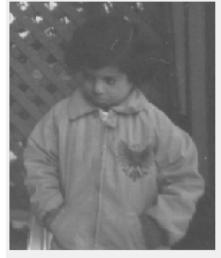
#> input picture dip/pout-dark.jpg, 221 x 258 px
$ python ud_histeq.py
#> lines starting #> are read from the running program, lines starting #| are printed output that depends on the picture
import cv2
import matplotlib.pyplot as plt

def hist_eq(img):
    # Create a CLAHE object for histogram equalization
    clahe = cv2.createCLAHE(clipLimit=2.0, tileGridSize=(8,8))

    # Apply histogram equalization to the input image
    equalized_img = clahe.apply(img)

    return equalized_img

# Load the input image
img = cv2.imread('pout-dark.jpg', 0)
#> img is the input picture: shape (258, 221); min 70, max 255, mean 123.5

# Perform histogram equalization
equalized_img = hist_eq(img)
#> in hist_eq, `equalized_img = clahe.apply(img)`:
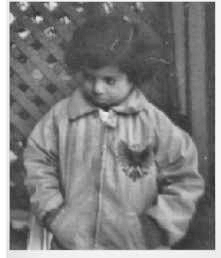
#> equalized_img: shape (258, 221); min 47, max 255, mean 128.8

# Display the input and equalized images
plt.subplot(1,2,1)
plt.imshow(img, cmap='gray')
plt.title('Input Image')
plt.xticks([]), plt.yticks([])

plt.subplot(1,2,2)
plt.imshow(equalized_img, cmap='gray')
plt.title('Equalized Image')
plt.xticks([]), plt.yticks([])

plt.show()
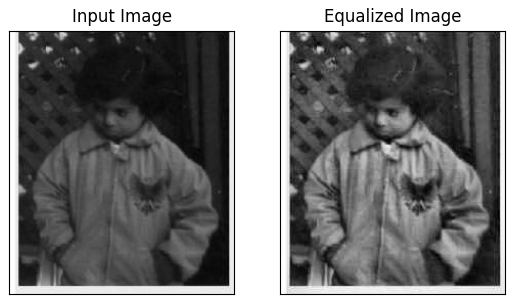
#> figure drawn by matplotlib, 2 panels
